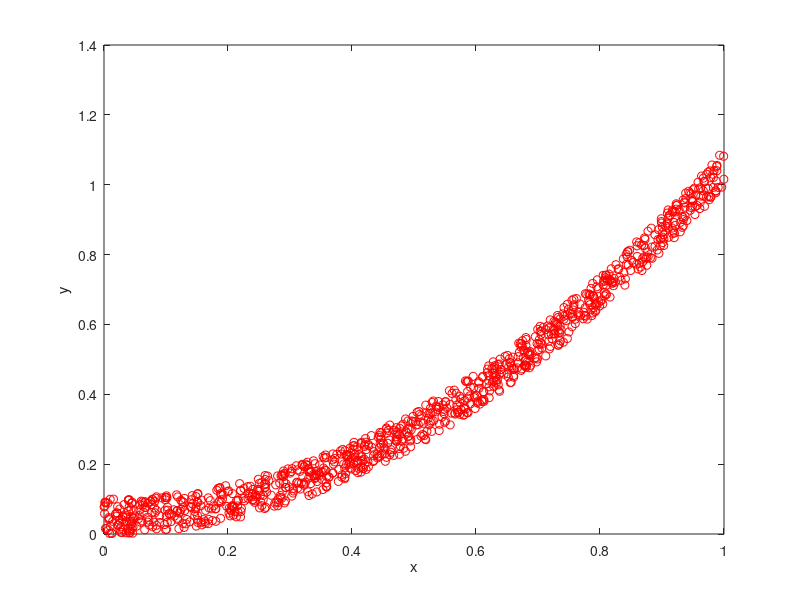

The MATLAB script that drew this image: (Note: this script raises an error after producing the figure.)
%%  This is a demo showing how to use this toolbox
%   This experiment is performed on synthetic data

%   Copyright by Quan Wang, 2011/05/10
%   Please cite: Quan Wang. Kernel Principal Component Analysis and its
%   Applications in Face Recognition and Active Shape Models.
%   arXiv:1207.3538 [cs.CV], 2012.

clear;clc;close all;

addpath('../code');

dataDistributionPrefix = "data_polynomial_order2";

N = 1000;
ndims = 2;
rng('default')  % For reproducibility

data = zeros(N, ndims);

data( :, 1 ) = rand( N, 1 );

noiseAmpl = 0.1;

for dim = 2:ndims
    data( :, dim ) = data( :, 1 ).^2 + noiseAmpl * rand( N, 1 );
end

figure;
plot( data(:, 1), data(:, 2), 'ro' )
xlabel('x');
ylabel('y');

Nval = N;
%% standard PCA
d = min( Nval, ndims );
disp('Performing standard PCA...');
[Y1 , pcaEigVector, pcaEigValue] = PCA( data, d );

[X, Y] = ndgrid( linspace(min( data(:, 1) ), max( data( :, 1 ) ), 150),...
    linspace( min( data(:, 2) ), max( data(:, 2) ), 150) );
Z = griddata( data( :, 1 ), data( :, 2 ), Y1( :, 1 ), X, Y, 'cubic');

nlevels = 10;
nPts = 200;
nEigVecs = 2;
withScatter = true;

filenamePrefixPCAContours = "../Plots/" + dataDistributionPrefix +...
    "PCAContours";
generateProjectionContours( data, Y1, nPts, nEigVecs, nlevels,...
    filenamePrefixPCAContours, withScatter )

% figure;
% % plot( Y1( 1:end, 1 ), Y1( 1:end, 2 ), 'b*');
% scatter( data(:, 1), data(:, 2), [], 80*( Y1(:, 1) + 2*abs( min( Y1(:, 1) ) ) ) )
% title('standard PCA');


%% polynomial kernel PCA
para = 2;
d = 2;
disp('Performing polynomial kernel PCA...');
[ Y2 ] = kPCA( data, d, 'poly', para );

nlevels = 20;
nPts = Nval;
nEigVecs = d;
withScatter = false;

filenamePrefixPolyPCAContours = "../Plots/" + dataDistributionPrefix +...
    "PolyPCAContours_deg" + string( para );
generateProjectionContours( data, Y2, nPts, nEigVecs, nlevels,...
    filenamePrefixPolyPCAContours, withScatter )
% figure;hold on;
% plot(Y2(1:end,1),Y2(1:end,2),'b*');
% title('polynomial kernel PCA');
% drawnow;

%% Gaussian kernel PCA
d = 20;
DIST = distanceMatrix(data);
DIST( DIST == 0 ) = inf;
DIST = min( DIST );
para = 2*mean( DIST );
disp( 'Performing Gaussian kernel PCA...' );
[Y3, eigVector] = kPCA( data, d, 'gaussian', para );
% figure;hold on;
% plot(Y3(1:end,3),Y3(1:end,24),'b*');
% title('Gaussian kernel PCA');
% drawnow;

nlevels = 20;
nPts = Nval;
nEigVecs = 4;
withScatter = false;

filenamePrefixGaussianPCAContours = "../Plots/" + dataDistributionPrefix +...
    "GaussianPCAContours_sigma" + string( para );
generateProjectionContours( data, Y3, nPts, nEigVecs, nlevels,...
    filenamePrefixGaussianPCAContours, withScatter )